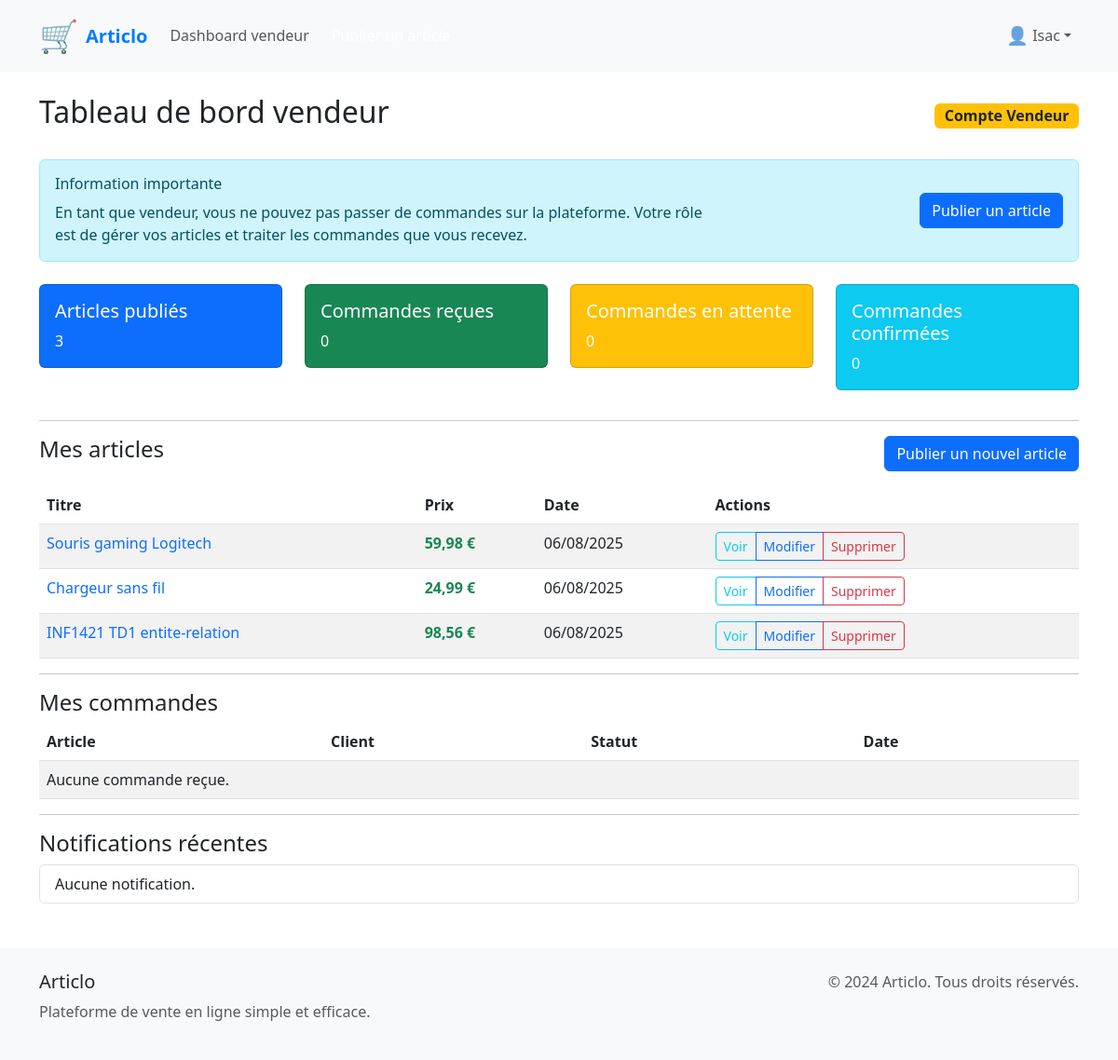
Before: /dashboard/ (signed in) with the older database file.
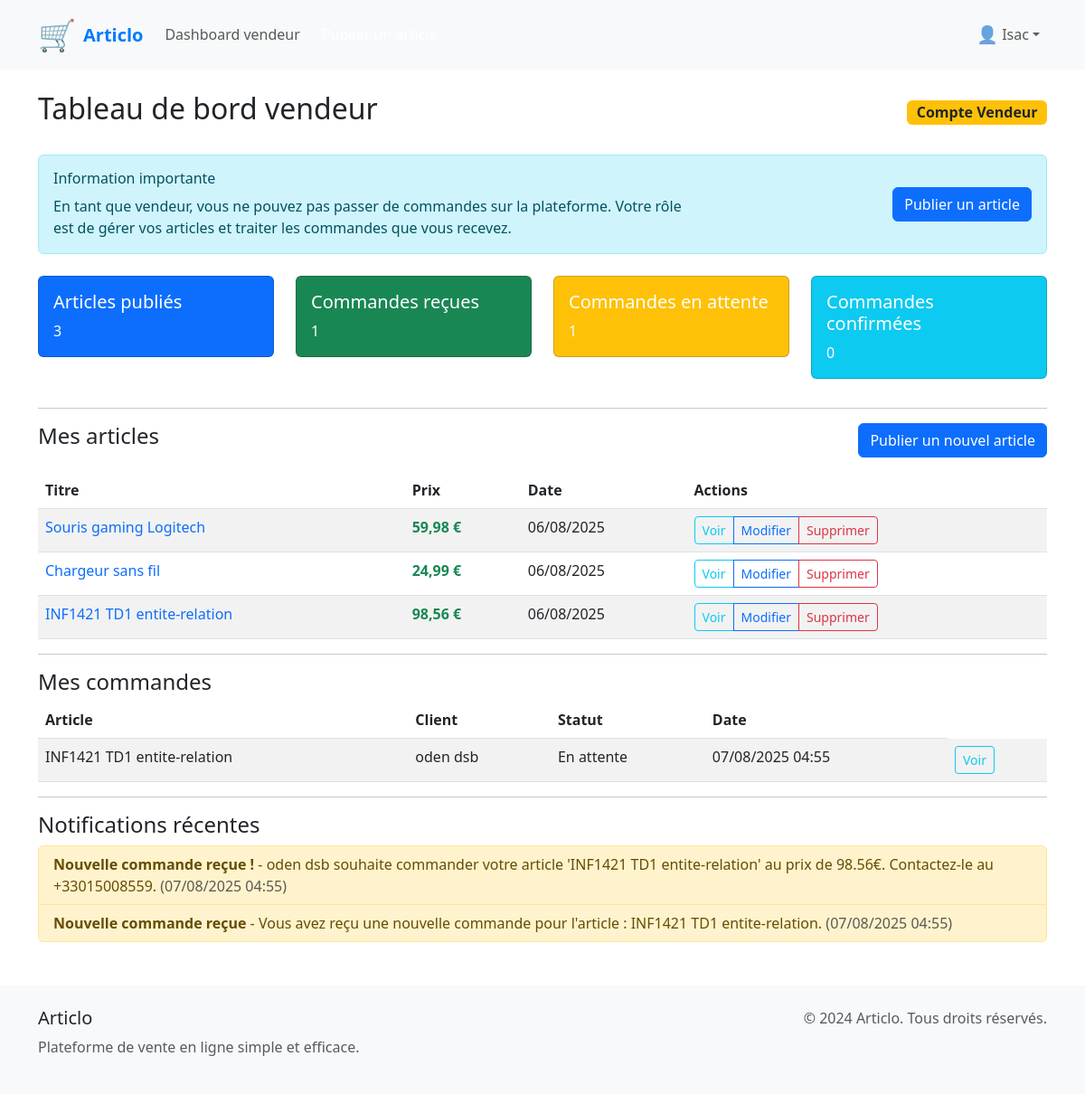
After: the same page with the newer database file.
### users/models.py (models this page shows, shortened)
class User(AbstractUser):
    ROLE_CHOICES = (
        ('admin', 'Administrateur'),
        ('seller', 'Vendeur'),
        ('client', 'Client'),
    )
    role = models.CharField(max_length=10, choices=ROLE_CHOICES, default='client')
    whatsapp_number = models.CharField(max_length=20, blank=True, null=True, help_text="Numéro WhatsApp pour les vendeurs")
    groups = models.ManyToManyField(
        'auth.Group',
        verbose_name='groups',
        blank=True,
        help_text='The groups this user belongs to.',
        related_name='custom_user_set',
        related_query_name='custom_user',
    )
    user_permissions = models.ManyToManyField(
        'auth.Permission',
        verbose_name='user permissions',
        blank=True,
        help_text='Specific permissions for this user.',
        related_name='custom_user_set',
        related_query_name='custom_user',
    )

### articles/models.py (models this page shows, shortened)
class Article(models.Model):
    title = models.CharField(max_length=255)
    description = models.TextField()
    price = models.DecimalField(max_digits=10, decimal_places=2)
    images = models.ImageField(upload_to='articles/', blank=True, null=True)
    seller = models.ForeignKey(User, on_delete=models.CASCADE, related_name='articles')
    created_at = models.DateTimeField(auto_now_add=True)

### orders/models.py (models this page shows, shortened)
class Order(models.Model):
    article = models.ForeignKey(Article, on_delete=models.CASCADE, related_name='orders')
    client_name = models.CharField(max_length=255)
    client_phone = models.CharField(max_length=20)
    client_email = models.EmailField(blank=True, null=True)
    message = models.TextField(blank=True, null=True)
    seller = models.ForeignKey(User, on_delete=models.CASCADE, related_name='received_orders')
    created_at = models.DateTimeField(auto_now_add=True)
    STATUS_CHOICES = (
        ('pending', 'En attente'),
        ('confirmed', 'Confirmée'),
        ('cancelled', 'Annulée'),
    )
    status = models.CharField(max_length=10, choices=STATUS_CHOICES, default='pending')

### notifications/models.py (models this page shows, shortened)
class Notification(models.Model):
    recipient = models.ForeignKey(User, on_delete=models.CASCADE, related_name='notifications')
    title = models.CharField(max_length=255)
    message = models.TextField()
    created_at = models.DateTimeField(auto_now_add=True)
    is_read = models.BooleanField(default=False)

### dashboard/views.py (the view)
# urls.py: path('dashboard/', seller_dashboard, name='seller_dashboard'),
@login_required
def seller_dashboard(request):
    user = request.user
    if user.role != 'seller':
        return render(request, 'dashboard/not_authorized.html')
    articles = Article.objects.filter(seller=user)
    orders = Order.objects.filter(seller=user)
    notifications = Notification.objects.filter(recipient=user).order_by('-created_at')[:10]
    stats = {
        'articles_count': articles.count(),
        'orders_count': orders.count(),
        'orders_pending': orders.filter(status='pending').count(),
        'orders_confirmed': orders.filter(status='confirmed').count(),
    }
    context = {
        'articles': articles,
        'orders': orders,
        'notifications': notifications,
        'stats': stats,
    }
    return render(request, 'dashboard/seller_dashboard.html', context)

### dashboard/templates/dashboard/seller_dashboard.html (shortened to what this page needs)
{% extends 'base.html' %}
{% block content %}
<div class="container mt-4">
    <div class="d-flex justify-content-between align-items-center mb-4">
        <h2> Tableau de bord vendeur</h2>
        <span class="badge bg-warning text-dark fs-6">
             Compte Vendeur
        </span>
    </div>
    <div class="alert alert-info mb-4">
        <div class="row align-items-center">
            <div class="col-md-8">
                <h6 class="alert-heading mb-2">
                     Information importante
                </h6>
                <p class="mb-0">
                    En tant que vendeur, vous ne pouvez pas passer de commandes sur la plateforme.
                    Votre rôle est de gérer vos articles et traiter les commandes que vous recevez.
                </p>
            </div>
            <div class="col-md-4 text-end">
                <a href="{% url 'articles:create' %}" class="btn btn-primary">
                     Publier un article
                </a>
            </div>
        </div>
    </div>
    <div class="row">
        <div class="col-md-3">
            <div class="card text-white bg-primary mb-3">
                <div class="card-body">
                    <h5 class="card-title">Articles publiés</h5>
                    <p class="card-text">{{ stats.articles_count }}</p>
                </div>
            </div>
        </div>
        <div class="col-md-3">
            <div class="card text-white bg-success mb-3">
                <div class="card-body">
                    <h5 class="card-title">Commandes reçues</h5>
                    <p class="card-text">{{ stats.orders_count }}</p>
                </div>
            </div>
        </div>
        <div class="col-md-3">
            <div class="card text-white bg-warning mb-3">
                <div class="card-body">
                    <h5 class="card-title">Commandes en attente</h5>
                    <p class="card-text">{{ stats.orders_pending }}</p>
                </div>
            </div>
        </div>
        <div class="col-md-3">
            <div class="card text-white bg-info mb-3">
                <div class="card-body">
                    <h5 class="card-title">Commandes confirmées</h5>
                    <p class="card-text">{{ stats.orders_confirmed }}</p>
                </div>
            </div>
        </div>
    </div>
    <hr>
    <div class="d-flex justify-content-between align-items-center mb-3">
        <h4>Mes articles</h4>
        <a href="{% url 'articles:create' %}" class="btn btn-primary">
            Publier un nouvel article
        </a>
    </div>
    <table class="table table-striped">
        <thead>
            <tr>
                <th>Titre</th>
                <th>Prix</th>
                <th>Date</th>
                <th>Actions</th>
            </tr>
        </thead>
        <tbody>
            {% for article in articles %}
            <tr>
                <td>
                    <a href="{% url 'articles:detail' article.id %}" class="text-decoration-none">
                        {{ article.title }}
                    </a>
                </td>
                <td><span class="text-success fw-bold">{{ article.price }} €</span></td>
                <td>{{ article.created_at|date:'d/m/Y' }}</td>
                <td>
                    <div class="btn-group" role="group">
                        <a href="{% url 'articles:detail' article.id %}" class="btn btn-sm btn-outline-info" title="Voir">
                             Voir
                        </a>
                        <a href="{% url 'articles:edit' article.id %}" class="btn btn-sm btn-outline-primary" title="Modifier">
                             Modifier
                        </a>
                        <a href="{% url 'articles:delete' article.id %}" class="btn btn-sm btn-outline-danger" title="Supprimer">
                             Supprimer
                        </a>
                    </div>
                </td>
            </tr>
            {% endfor %}
        </tbody>
    </table>
    <hr>
    <h4>Mes commandes</h4>
    <table class="table table-striped">
        <thead>
            <tr>
                <th>Article</th>
                <th>Client</th>
                <th>Statut</th>
                <th>Date</th>
            </tr>
        </thead>
        <tbody>
            {% for order in orders %}
            <tr>
                <td>{{ order.article.title }}</td>
                <td>{{ order.client_name }}</td>
                <td>{{ order.get_status_display }}</td>
                <td>{{ order.created_at|date:'d/m/Y H:i' }}</td>
                <td>
                    <a href="{% url 'orders:detail' order.id %}" class="btn btn-sm btn-outline-info">Voir</a>
                </td>
            </tr>
            {% empty %}
            <tr><td colspan="4">Aucune commande reçue.</td></tr>
            {% endfor %}
        </tbody>
    </table>
    <hr>
    <h4>Notifications récentes</h4>
    <ul class="list-group">
        {% for notif in notifications %}
        <li class="list-group-item {% if not notif.is_read %}list-group-item-warning{% endif %}">
            <strong>{{ notif.title }}</strong> - {{ notif.message }} <span class="text-muted">({{ notif.created_at|date:'d/m/Y H:i' }})</span>
        </li>
        {% empty %}
        <li class="list-group-item">Aucune notification.</li>
        {% endfor %}
    </ul>
</div>
{% endblock %}

### templates/base.html (shortened to what this page needs)
<!DOCTYPE html>
<html lang="fr">
<head>
    <link href="https://cdn.jsdelivr.net/npm/bootstrap@5.3.0/dist/css/bootstrap.min.css" rel="stylesheet">
</head>
<body>
    <nav class="navbar navbar-expand-lg navbar-light bg-light">
        <div class="container">
            <a class="navbar-brand d-flex align-items-center" href="{% url 'home' %}">
                <span style="font-size:1.7em;">🛒</span>
                <span class="ms-2" style="font-weight:bold; color:#007bff;">Articlo</span>
            </a>
            <div class="collapse navbar-collapse" id="navbarNav">
                <ul class="navbar-nav me-auto">
                    {% if user.is_authenticated and user.role == 'seller' %}
                        <li class="nav-item">
                            <a class="nav-link" href="{% url 'seller_dashboard' %}"> Dashboard vendeur</a>
                        </li>
                        <li class="nav-item">
                            <a class="nav-link btn btn-success text-white ms-2" href="{% url 'articles:create' %}"> Publier un article</a>
                        </li>
                    {% endif %}
                </ul>
                <ul class="navbar-nav">
                    {% if user.is_authenticated %}
                        <li class="nav-item dropdown">
                            <a class="nav-link dropdown-toggle d-flex align-items-center" href="#" id="navbarDropdown" role="button" data-bs-toggle="dropdown">
                                <span style="font-size:1.2em;">👤</span>
                                <span class="ms-1">{{ user.first_name|default:user.username }}</span>
                            </a>
                        </li>
                    {% endif %}
                </ul>
            </div>
        </div>
    </nav>
    <main>
        {% block content %}
        {% endblock %}
    </main>
    <footer class="py-4 mt-5">
        <div class="container">
            <div class="row">
                <div class="col-md-6">
                    <h5>Articlo</h5>
                    <p class="text-muted">Plateforme de vente en ligne simple et efficace.</p>
                </div>
                <div class="col-md-6 text-md-end">
                    <p class="text-muted">&copy; 2024 Articlo. Tous droits réservés.</p>
                </div>
            </div>
        </div>
    </footer>
</body>
</html>

### templates/base.html (style rules this page uses)
.navbar-brand { font-weight: bold; color: #007bff !important; }
footer { background-color: #f8f9fa; margin-top: 50px; }

Changed rows visible on the page:
added Order: article "INF1421 TD1 entite-relation", client_name "oden dsb", status "En attente", created_at "07/08/2025 04:55"
added Notification: title "Nouvelle commande reçue !", message "oden dsb souhaite commander votre article 'INF1421 TD1 entite-relation' au prix de 98.56€. Contactez-le au +33015008559.", created_at "07/08/2025 04:55"
added Notification: title "Nouvelle commande reçue", message "Vous avez reçu une nouvelle commande pour l'article : INF1421 TD1 entite-relation.", created_at "07/08/2025 04:55"
Other visible differences:
{{ stats.orders_count }}: "0" → "1"
{{ stats.orders_pending }}: "0" → "1"
text no longer shown: "Aucune commande reçue. Aucune notification."
